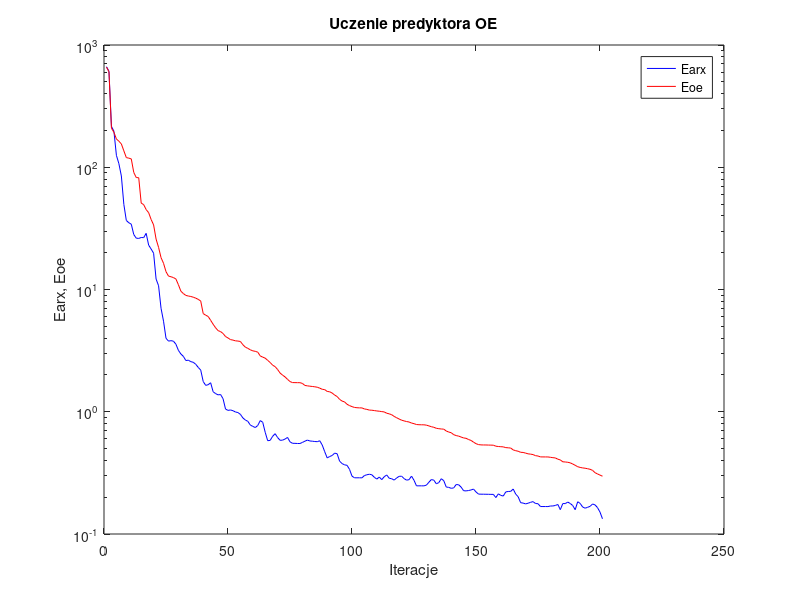
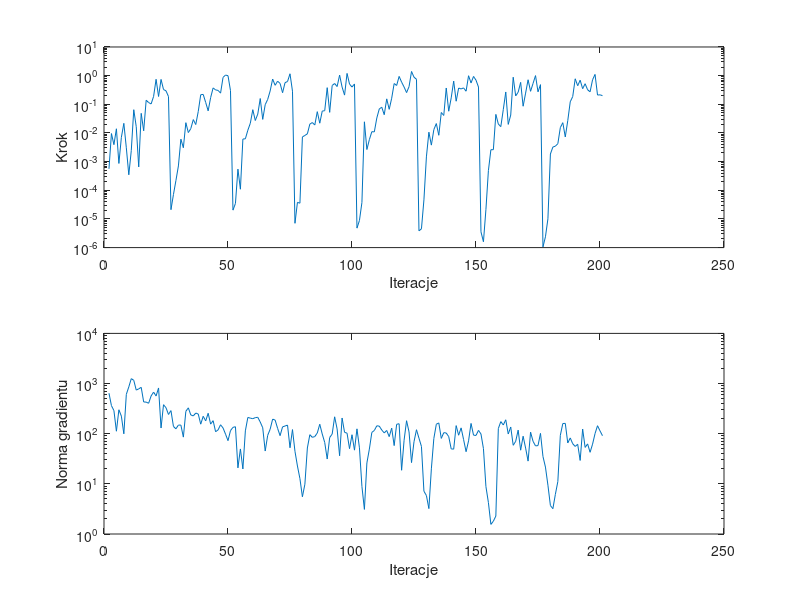

Here is the MATLAB script that generated these plots, in order:
%uczenie predyktora oe
clear all;
n=0; farx(n+1)=6.646923e+002; foe(n+1)=6.595736e+002; wspucz(n+1)=0.000000e+000; ng(n+1)=0.000000e+000;
%odnowa zmiennej metryki
n=1; farx(n+1)=6.096478e+002; foe(n+1)=6.044582e+002; krok(n+1)=5.604282e-004; ng(n+1)=6.414915e+002;
n=2; farx(n+1)=2.159175e+002; foe(n+1)=2.088989e+002; krok(n+1)=9.533414e-003; ng(n+1)=3.625826e+002;
n=3; farx(n+1)=1.969641e+002; foe(n+1)=1.932077e+002; krok(n+1)=3.904632e-003; ng(n+1)=2.887626e+002;
n=4; farx(n+1)=1.252015e+002; foe(n+1)=1.703665e+002; krok(n+1)=1.399673e-002; ng(n+1)=1.120919e+002;
n=5; farx(n+1)=1.069996e+002; foe(n+1)=1.633135e+002; krok(n+1)=8.631728e-004; ng(n+1)=2.999762e+002;
n=6; farx(n+1)=8.480734e+001; foe(n+1)=1.551385e+002; krok(n+1)=7.032104e-003; ng(n+1)=2.241666e+002;
n=7; farx(n+1)=4.965308e+001; foe(n+1)=1.362626e+002; krok(n+1)=2.165649e-002; ng(n+1)=9.948336e+001;
n=8; farx(n+1)=3.670585e+001; foe(n+1)=1.199571e+002; krok(n+1)=3.040595e-003; ng(n+1)=6.087301e+002;
n=9; farx(n+1)=3.516385e+001; foe(n+1)=1.186865e+002; krok(n+1)=3.473499e-004; ng(n+1)=8.575250e+002;
n=10; farx(n+1)=3.423541e+001; foe(n+1)=1.170589e+002; krok(n+1)=2.437188e-003; ng(n+1)=1.252312e+003;
n=11; farx(n+1)=2.816195e+001; foe(n+1)=9.067707e+001; krok(n+1)=6.477924e-002; ng(n+1)=1.159910e+003;
n=12; farx(n+1)=2.629246e+001; foe(n+1)=8.238834e+001; krok(n+1)=1.654945e-002; ng(n+1)=7.396971e+002;
n=13; farx(n+1)=2.617459e+001; foe(n+1)=8.209399e+001; krok(n+1)=6.541110e-004; ng(n+1)=7.838871e+002;
n=14; farx(n+1)=2.662753e+001; foe(n+1)=5.095572e+001; krok(n+1)=4.836969e-002; ng(n+1)=8.401555e+002;
n=15; farx(n+1)=2.655881e+001; foe(n+1)=4.943474e+001; krok(n+1)=1.189399e-002; ng(n+1)=4.292744e+002;
n=16; farx(n+1)=2.879433e+001; foe(n+1)=4.503924e+001; krok(n+1)=1.383675e-001; ng(n+1)=4.265852e+002;
n=17; farx(n+1)=2.307019e+001; foe(n+1)=4.251725e+001; krok(n+1)=1.150668e-001; ng(n+1)=4.044885e+002;
n=18; farx(n+1)=2.143729e+001; foe(n+1)=3.739207e+001; krok(n+1)=1.028050e-001; ng(n+1)=5.670282e+002;
n=19; farx(n+1)=1.981663e+001; foe(n+1)=3.376633e+001; krok(n+1)=1.892883e-001; ng(n+1)=6.748851e+002;
n=20; farx(n+1)=1.218076e+001; foe(n+1)=2.584084e+001; krok(n+1)=7.461831e-001; ng(n+1)=5.642518e+002;
n=21; farx(n+1)=1.073753e+001; foe(n+1)=2.212780e+001; krok(n+1)=1.872762e-001; ng(n+1)=8.162983e+002;
n=22; farx(n+1)=7.018420e+000; foe(n+1)=1.822461e+001; krok(n+1)=7.382907e-001; ng(n+1)=1.298795e+002;
n=23; farx(n+1)=5.507712e+000; foe(n+1)=1.638477e+001; krok(n+1)=3.276650e-001; ng(n+1)=3.786293e+002;
n=24; farx(n+1)=3.992821e+000; foe(n+1)=1.399296e+001; krok(n+1)=2.951161e-001; ng(n+1)=3.297075e+002;
n=25; farx(n+1)=3.782793e+000; foe(n+1)=1.287682e+001; krok(n+1)=1.865388e-001; ng(n+1)=2.420054e+002;
%odnowa zmiennej metryki
n=26; farx(n+1)=3.814906e+000; foe(n+1)=1.271448e+001; krok(n+1)=2.102242e-005; ng(n+1)=2.886932e+002;
n=27; farx(n+1)=3.779165e+000; foe(n+1)=1.252254e+001; krok(n+1)=7.110078e-005; ng(n+1)=1.395962e+002;
n=28; farx(n+1)=3.566598e+000; foe(n+1)=1.218152e+001; krok(n+1)=2.187783e-004; ng(n+1)=1.252335e+002;
n=29; farx(n+1)=3.180250e+000; foe(n+1)=1.094223e+001; krok(n+1)=7.068943e-004; ng(n+1)=1.487340e+002;
n=30; farx(n+1)=2.967491e+000; foe(n+1)=9.684663e+000; krok(n+1)=6.071802e-003; ng(n+1)=1.483121e+002;
n=31; farx(n+1)=2.838928e+000; foe(n+1)=9.264681e+000; krok(n+1)=3.049962e-003; ng(n+1)=8.548015e+001;
n=32; farx(n+1)=2.625114e+000; foe(n+1)=8.948837e+000; krok(n+1)=2.284436e-002; ng(n+1)=2.792855e+002;
n=33; farx(n+1)=2.640454e+000; foe(n+1)=8.844233e+000; krok(n+1)=1.032555e-002; ng(n+1)=3.277883e+002;
n=34; farx(n+1)=2.570247e+000; foe(n+1)=8.769349e+000; krok(n+1)=1.417782e-002; ng(n+1)=2.364560e+002;
n=35; farx(n+1)=2.537780e+000; foe(n+1)=8.650642e+000; krok(n+1)=2.928765e-002; ng(n+1)=2.264012e+002;
n=36; farx(n+1)=2.444141e+000; foe(n+1)=8.493456e+000; krok(n+1)=1.965861e-002; ng(n+1)=2.578250e+002;
n=37; farx(n+1)=2.305082e+000; foe(n+1)=8.307182e+000; krok(n+1)=5.600725e-002; ng(n+1)=2.469757e+002;
n=38; farx(n+1)=2.191496e+000; foe(n+1)=8.041602e+000; krok(n+1)=2.158836e-001; ng(n+1)=1.548546e+002;
n=39; farx(n+1)=1.767853e+000; foe(n+1)=6.355475e+000; krok(n+1)=2.214588e-001; ng(n+1)=2.227040e+002;
n=40; farx(n+1)=1.644037e+000; foe(n+1)=6.164742e+000; krok(n+1)=1.160291e-001; ng(n+1)=1.801745e+002;
n=41; farx(n+1)=1.664137e+000; foe(n+1)=6.017681e+000; krok(n+1)=5.908701e-002; ng(n+1)=2.555327e+002;
n=42; farx(n+1)=1.726895e+000; foe(n+1)=5.596871e+000; krok(n+1)=1.717868e-001; ng(n+1)=1.551947e+002;
n=43; farx(n+1)=1.457953e+000; foe(n+1)=5.198861e+000; krok(n+1)=3.730916e-001; ng(n+1)=1.819494e+002;
n=44; farx(n+1)=1.407839e+000; foe(n+1)=4.862812e+000; krok(n+1)=3.177166e-001; ng(n+1)=1.093925e+002;
n=45; farx(n+1)=1.374090e+000; foe(n+1)=4.608768e+000; krok(n+1)=3.054682e-001; ng(n+1)=1.192029e+002;
n=46; farx(n+1)=1.383417e+000; foe(n+1)=4.526088e+000; krok(n+1)=2.454949e-001; ng(n+1)=1.507412e+002;
n=47; farx(n+1)=1.279526e+000; foe(n+1)=4.366292e+000; krok(n+1)=8.704303e-001; ng(n+1)=1.301876e+002;
n=48; farx(n+1)=1.052203e+000; foe(n+1)=4.125477e+000; krok(n+1)=1.046368e+000; ng(n+1)=9.800531e+001;
n=49; farx(n+1)=1.026181e+000; foe(n+1)=4.014057e+000; krok(n+1)=9.959478e-001; ng(n+1)=7.264867e+001;
n=50; farx(n+1)=1.034289e+000; foe(n+1)=3.890670e+000; krok(n+1)=3.020544e-001; ng(n+1)=1.152619e+002;
%odnowa zmiennej metryki
n=51; farx(n+1)=1.020047e+000; foe(n+1)=3.856598e+000; krok(n+1)=2.027520e-005; ng(n+1)=1.337350e+002;
n=52; farx(n+1)=9.958209e-001; foe(n+1)=3.803788e+000; krok(n+1)=3.473178e-005; ng(n+1)=1.376915e+002;
n=53; farx(n+1)=9.850676e-001; foe(n+1)=3.786404e+000; krok(n+1)=5.469456e-004; ng(n+1)=2.082028e+001;
n=54; farx(n+1)=9.522493e-001; foe(n+1)=3.756579e+000; krok(n+1)=1.089132e-004; ng(n+1)=4.966995e+001;
n=55; farx(n+1)=8.903587e-001; foe(n+1)=3.535303e+000; krok(n+1)=6.130766e-003; ng(n+1)=1.983611e+001;
n=56; farx(n+1)=8.558844e-001; foe(n+1)=3.376060e+000; krok(n+1)=6.256921e-003; ng(n+1)=1.139365e+002;
n=57; farx(n+1)=8.345902e-001; foe(n+1)=3.300012e+000; krok(n+1)=1.245435e-002; ng(n+1)=2.108042e+002;
n=58; farx(n+1)=7.784699e-001; foe(n+1)=3.211539e+000; krok(n+1)=2.183177e-002; ng(n+1)=2.043583e+002;
n=59; farx(n+1)=7.591930e-001; foe(n+1)=3.150018e+000; krok(n+1)=6.486639e-002; ng(n+1)=1.991010e+002;
n=60; farx(n+1)=7.428706e-001; foe(n+1)=3.120362e+000; krok(n+1)=2.721013e-002; ng(n+1)=2.090279e+002;
n=61; farx(n+1)=7.717703e-001; foe(n+1)=3.071409e+000; krok(n+1)=4.545636e-002; ng(n+1)=2.124334e+002;
n=62; farx(n+1)=8.467295e-001; foe(n+1)=2.863007e+000; krok(n+1)=1.591991e-001; ng(n+1)=1.708034e+002;
n=63; farx(n+1)=8.201896e-001; foe(n+1)=2.796575e+000; krok(n+1)=2.977118e-002; ng(n+1)=1.312224e+002;
n=64; farx(n+1)=6.790469e-001; foe(n+1)=2.745652e+000; krok(n+1)=9.704432e-002; ng(n+1)=4.514260e+001;
n=65; farx(n+1)=5.796325e-001; foe(n+1)=2.632551e+000; krok(n+1)=1.481341e-001; ng(n+1)=9.267972e+001;
n=66; farx(n+1)=5.834629e-001; foe(n+1)=2.529431e+000; krok(n+1)=2.930544e-001; ng(n+1)=1.230673e+002;
n=67; farx(n+1)=6.297090e-001; foe(n+1)=2.404073e+000; krok(n+1)=7.612154e-001; ng(n+1)=1.951242e+002;
n=68; farx(n+1)=6.617999e-001; foe(n+1)=2.339016e+000; krok(n+1)=4.602631e-001; ng(n+1)=1.868272e+002;
n=69; farx(n+1)=6.153165e-001; foe(n+1)=2.216101e+000; krok(n+1)=6.400584e-001; ng(n+1)=1.278074e+002;
n=70; farx(n+1)=5.840467e-001; foe(n+1)=2.073845e+000; krok(n+1)=5.355876e-001; ng(n+1)=9.140547e+001;
n=71; farx(n+1)=5.857965e-001; foe(n+1)=1.992926e+000; krok(n+1)=2.538306e-001; ng(n+1)=1.368615e+002;
n=72; farx(n+1)=5.980470e-001; foe(n+1)=1.928345e+000; krok(n+1)=5.695627e-001; ng(n+1)=1.423800e+002;
n=73; farx(n+1)=6.165503e-001; foe(n+1)=1.841693e+000; krok(n+1)=6.236201e-001; ng(n+1)=1.482031e+002;
n=74; farx(n+1)=5.677507e-001; foe(n+1)=1.765970e+000; krok(n+1)=1.162023e+000; ng(n+1)=5.241045e+001;
n=75; farx(n+1)=5.518685e-001; foe(n+1)=1.732648e+000; krok(n+1)=2.868245e-001; ng(n+1)=1.208524e+002;
%odnowa zmiennej metryki
n=76; farx(n+1)=5.516242e-001; foe(n+1)=1.730996e+000; krok(n+1)=7.048309e-006; ng(n+1)=4.457103e+001;
n=77; farx(n+1)=5.501081e-001; foe(n+1)=1.729421e+000; krok(n+1)=3.791849e-005; ng(n+1)=2.267902e+001;
n=78; farx(n+1)=5.498491e-001; foe(n+1)=1.729004e+000; krok(n+1)=3.542617e-005; ng(n+1)=1.271664e+001;
n=79; farx(n+1)=5.609934e-001; foe(n+1)=1.705473e+000; krok(n+1)=7.251821e-003; ng(n+1)=5.525184e+000;
n=80; farx(n+1)=5.742840e-001; foe(n+1)=1.641465e+000; krok(n+1)=8.202462e-003; ng(n+1)=9.828986e+000;
n=81; farx(n+1)=5.863844e-001; foe(n+1)=1.629161e+000; krok(n+1)=9.307204e-003; ng(n+1)=5.192309e+001;
n=82; farx(n+1)=5.767464e-001; foe(n+1)=1.618553e+000; krok(n+1)=2.038894e-002; ng(n+1)=9.560390e+001;
n=83; farx(n+1)=5.743110e-001; foe(n+1)=1.609916e+000; krok(n+1)=2.307159e-002; ng(n+1)=8.455345e+001;
n=84; farx(n+1)=5.708416e-001; foe(n+1)=1.600056e+000; krok(n+1)=1.896911e-002; ng(n+1)=8.774108e+001;
n=85; farx(n+1)=5.692739e-001; foe(n+1)=1.587136e+000; krok(n+1)=5.536470e-002; ng(n+1)=1.032153e+002;
n=86; farx(n+1)=5.790995e-001; foe(n+1)=1.559421e+000; krok(n+1)=2.191235e-002; ng(n+1)=1.543272e+002;
n=87; farx(n+1)=5.341127e-001; foe(n+1)=1.526686e+000; krok(n+1)=5.801457e-002; ng(n+1)=9.859800e+001;
n=88; farx(n+1)=4.709617e-001; foe(n+1)=1.516617e+000; krok(n+1)=5.985461e-002; ng(n+1)=6.671201e+001;
n=89; farx(n+1)=4.190631e-001; foe(n+1)=1.466553e+000; krok(n+1)=3.805404e-001; ng(n+1)=3.125867e+001;
n=90; farx(n+1)=4.303857e-001; foe(n+1)=1.456451e+000; krok(n+1)=5.235740e-002; ng(n+1)=8.407506e+001;
n=91; farx(n+1)=4.387661e-001; foe(n+1)=1.422939e+000; krok(n+1)=4.543926e-001; ng(n+1)=9.819126e+001;
n=92; farx(n+1)=4.584422e-001; foe(n+1)=1.369112e+000; krok(n+1)=5.312625e-001; ng(n+1)=2.172084e+002;
n=93; farx(n+1)=4.537171e-001; foe(n+1)=1.332674e+000; krok(n+1)=4.164005e-001; ng(n+1)=1.240997e+002;
n=94; farx(n+1)=3.943371e-001; foe(n+1)=1.262671e+000; krok(n+1)=1.043878e+000; ng(n+1)=3.632457e+001;
n=95; farx(n+1)=3.767939e-001; foe(n+1)=1.223124e+000; krok(n+1)=4.004429e-001; ng(n+1)=2.054956e+002;
n=96; farx(n+1)=3.678513e-001; foe(n+1)=1.203945e+000; krok(n+1)=2.094296e-001; ng(n+1)=1.064636e+002;
n=97; farx(n+1)=3.647102e-001; foe(n+1)=1.150807e+000; krok(n+1)=1.196104e+000; ng(n+1)=1.025594e+002;
n=98; farx(n+1)=3.379591e-001; foe(n+1)=1.123123e+000; krok(n+1)=5.076613e-001; ng(n+1)=5.029878e+001;
n=99; farx(n+1)=2.974773e-001; foe(n+1)=1.101503e+000; krok(n+1)=4.004429e-001; ng(n+1)=9.532150e+001;
n=100; farx(n+1)=2.883080e-001; foe(n+1)=1.084619e+000; krok(n+1)=5.122170e-001; ng(n+1)=4.699281e+001;
%odnowa zmiennej metryki
n=101; farx(n+1)=2.881907e-001; foe(n+1)=1.078652e+000; krok(n+1)=4.774533e-006; ng(n+1)=1.249588e+002;
n=102; farx(n+1)=2.883020e-001; foe(n+1)=1.075780e+000; krok(n+1)=8.838430e-006; ng(n+1)=5.230306e+001;
n=103; farx(n+1)=2.879602e-001; foe(n+1)=1.075488e+000; krok(n+1)=3.755363e-005; ng(n+1)=8.882510e+000;
n=104; farx(n+1)=3.007246e-001; foe(n+1)=1.054350e+000; krok(n+1)=2.452306e-002; ng(n+1)=3.094875e+000;
n=105; farx(n+1)=3.052593e-001; foe(n+1)=1.045713e+000; krok(n+1)=2.641497e-003; ng(n+1)=2.610206e+001;
n=106; farx(n+1)=3.081451e-001; foe(n+1)=1.031775e+000; krok(n+1)=5.852382e-003; ng(n+1)=4.934379e+001;
n=107; farx(n+1)=3.052836e-001; foe(n+1)=1.029294e+000; krok(n+1)=1.109636e-002; ng(n+1)=1.063092e+002;
n=108; farx(n+1)=2.911006e-001; foe(n+1)=1.022484e+000; krok(n+1)=1.089156e-002; ng(n+1)=1.158710e+002;
n=109; farx(n+1)=2.812635e-001; foe(n+1)=1.015227e+000; krok(n+1)=3.320390e-002; ng(n+1)=1.437418e+002;
n=110; farx(n+1)=2.923647e-001; foe(n+1)=1.010119e+000; krok(n+1)=6.900644e-002; ng(n+1)=1.414698e+002;
n=111; farx(n+1)=2.784338e-001; foe(n+1)=1.002672e+000; krok(n+1)=7.897489e-002; ng(n+1)=1.183926e+002;
n=112; farx(n+1)=2.942231e-001; foe(n+1)=9.968007e-001; krok(n+1)=4.331299e-002; ng(n+1)=1.035783e+002;
n=113; farx(n+1)=3.041600e-001; foe(n+1)=9.722089e-001; krok(n+1)=1.548452e-001; ng(n+1)=1.160445e+002;
n=114; farx(n+1)=2.858197e-001; foe(n+1)=9.617999e-001; krok(n+1)=6.677458e-002; ng(n+1)=8.747229e+001;
n=115; farx(n+1)=2.832091e-001; foe(n+1)=9.454167e-001; krok(n+1)=1.630613e-001; ng(n+1)=1.291580e+002;
n=116; farx(n+1)=2.760092e-001; foe(n+1)=9.161974e-001; krok(n+1)=5.312625e-001; ng(n+1)=5.792239e+001;
n=117; farx(n+1)=2.873072e-001; foe(n+1)=8.934013e-001; krok(n+1)=4.536903e-001; ng(n+1)=1.539835e+002;
n=118; farx(n+1)=2.962658e-001; foe(n+1)=8.724448e-001; krok(n+1)=9.413399e-001; ng(n+1)=1.579462e+002;
n=119; farx(n+1)=2.970750e-001; foe(n+1)=8.529362e-001; krok(n+1)=5.945315e-001; ng(n+1)=1.867044e+001;
n=120; farx(n+1)=2.840492e-001; foe(n+1)=8.418855e-001; krok(n+1)=4.014974e-001; ng(n+1)=7.390095e+001;
n=121; farx(n+1)=2.758040e-001; foe(n+1)=8.316356e-001; krok(n+1)=2.561578e-001; ng(n+1)=1.815420e+002;
n=122; farx(n+1)=2.781993e-001; foe(n+1)=8.245708e-001; krok(n+1)=4.128102e-001; ng(n+1)=1.084736e+002;
n=123; farx(n+1)=2.976166e-001; foe(n+1)=8.086023e-001; krok(n+1)=1.397233e+000; ng(n+1)=2.652866e+001;
n=124; farx(n+1)=2.751936e-001; foe(n+1)=7.989718e-001; krok(n+1)=8.823184e-001; ng(n+1)=6.926588e+001;
n=125; farx(n+1)=2.477236e-001; foe(n+1)=7.862822e-001; krok(n+1)=7.479975e-001; ng(n+1)=1.200712e+002;
%odnowa zmiennej metryki
n=126; farx(n+1)=2.477537e-001; foe(n+1)=7.833535e-001; krok(n+1)=3.849289e-006; ng(n+1)=8.135234e+001;
n=127; farx(n+1)=2.477976e-001; foe(n+1)=7.821792e-001; krok(n+1)=4.512161e-006; ng(n+1)=5.570823e+001;
n=128; farx(n+1)=2.475949e-001; foe(n+1)=7.819703e-001; krok(n+1)=4.628735e-005; ng(n+1)=7.118441e+000;
n=129; farx(n+1)=2.510585e-001; foe(n+1)=7.768989e-001; krok(n+1)=1.462193e-003; ng(n+1)=5.859319e+000;
n=130; farx(n+1)=2.650553e-001; foe(n+1)=7.660319e-001; krok(n+1)=1.064021e-002; ng(n+1)=3.209798e+000;
n=131; farx(n+1)=2.789533e-001; foe(n+1)=7.545792e-001; krok(n+1)=3.765398e-003; ng(n+1)=1.993173e+001;
n=132; farx(n+1)=2.755439e-001; foe(n+1)=7.461437e-001; krok(n+1)=1.308616e-002; ng(n+1)=8.042831e+001;
n=133; farx(n+1)=2.574728e-001; foe(n+1)=7.324804e-001; krok(n+1)=2.128042e-002; ng(n+1)=1.544428e+002;
n=134; farx(n+1)=2.633154e-001; foe(n+1)=7.269629e-001; krok(n+1)=8.307419e-003; ng(n+1)=1.640626e+002;
n=135; farx(n+1)=2.832722e-001; foe(n+1)=7.228456e-001; krok(n+1)=5.184392e-002; ng(n+1)=8.057638e+001;
n=136; farx(n+1)=2.730504e-001; foe(n+1)=7.205955e-001; krok(n+1)=4.076532e-002; ng(n+1)=1.048700e+002;
n=137; farx(n+1)=2.421150e-001; foe(n+1)=6.959871e-001; krok(n+1)=3.706964e-001; ng(n+1)=1.032337e+002;
n=138; farx(n+1)=2.407941e-001; foe(n+1)=6.824346e-001; krok(n+1)=5.737813e-002; ng(n+1)=8.737543e+001;
n=139; farx(n+1)=2.364813e-001; foe(n+1)=6.739166e-001; krok(n+1)=1.677326e-001; ng(n+1)=4.977890e+001;
n=140; farx(n+1)=2.382218e-001; foe(n+1)=6.494993e-001; krok(n+1)=6.449478e-001; ng(n+1)=4.920759e+001;
n=141; farx(n+1)=2.538952e-001; foe(n+1)=6.386475e-001; krok(n+1)=1.281531e-001; ng(n+1)=1.449181e+002;
n=142; farx(n+1)=2.528947e-001; foe(n+1)=6.318187e-001; krok(n+1)=3.691454e-001; ng(n+1)=9.319799e+001;
n=143; farx(n+1)=2.417565e-001; foe(n+1)=6.210706e-001; krok(n+1)=3.435737e-001; ng(n+1)=1.307189e+002;
n=144; farx(n+1)=2.260757e-001; foe(n+1)=6.106819e-001; krok(n+1)=3.735325e-001; ng(n+1)=7.613830e+001;
n=145; farx(n+1)=2.251555e-001; foe(n+1)=6.064155e-001; krok(n+1)=2.862909e-001; ng(n+1)=4.378013e+001;
n=146; farx(n+1)=2.268612e-001; foe(n+1)=5.927134e-001; krok(n+1)=9.934522e-001; ng(n+1)=7.203609e+001;
n=147; farx(n+1)=2.292147e-001; foe(n+1)=5.826743e-001; krok(n+1)=5.558523e-001; ng(n+1)=1.602488e+002;
n=148; farx(n+1)=2.330096e-001; foe(n+1)=5.641599e-001; krok(n+1)=9.372047e-001; ng(n+1)=9.357937e+001;
n=149; farx(n+1)=2.209739e-001; foe(n+1)=5.482191e-001; krok(n+1)=6.954939e-001; ng(n+1)=9.221531e+001;
n=150; farx(n+1)=2.120782e-001; foe(n+1)=5.388501e-001; krok(n+1)=4.004429e-001; ng(n+1)=1.164782e+002;
%odnowa zmiennej metryki
n=151; farx(n+1)=2.116934e-001; foe(n+1)=5.356384e-001; krok(n+1)=3.557081e-006; ng(n+1)=9.895518e+001;
n=152; farx(n+1)=2.116048e-001; foe(n+1)=5.350138e-001; krok(n+1)=1.599945e-006; ng(n+1)=5.046118e+001;
n=153; farx(n+1)=2.114161e-001; foe(n+1)=5.348450e-001; krok(n+1)=2.142725e-005; ng(n+1)=8.836633e+000;
n=154; farx(n+1)=2.112582e-001; foe(n+1)=5.339675e-001; krok(n+1)=4.863026e-004; ng(n+1)=4.242635e+000;
n=155; farx(n+1)=2.109219e-001; foe(n+1)=5.334091e-001; krok(n+1)=2.600344e-003; ng(n+1)=1.555048e+000;
n=156; farx(n+1)=2.109690e-001; foe(n+1)=5.325863e-001; krok(n+1)=2.607264e-003; ng(n+1)=1.800658e+000;
n=157; farx(n+1)=1.985598e-001; foe(n+1)=5.227426e-001; krok(n+1)=4.446078e-002; ng(n+1)=2.280968e+000;
n=158; farx(n+1)=2.130585e-001; foe(n+1)=5.197193e-001; krok(n+1)=2.055621e-002; ng(n+1)=1.264982e+002;
n=159; farx(n+1)=2.069925e-001; foe(n+1)=5.177532e-001; krok(n+1)=1.660195e-002; ng(n+1)=1.741886e+002;
n=160; farx(n+1)=2.044755e-001; foe(n+1)=5.161375e-001; krok(n+1)=6.528949e-002; ng(n+1)=1.491429e+002;
n=161; farx(n+1)=2.209128e-001; foe(n+1)=5.090037e-001; krok(n+1)=2.693058e-001; ng(n+1)=1.893390e+002;
n=162; farx(n+1)=2.228407e-001; foe(n+1)=5.070888e-001; krok(n+1)=1.989989e-002; ng(n+1)=9.869752e+001;
n=163; farx(n+1)=2.232389e-001; foe(n+1)=5.048417e-001; krok(n+1)=4.215364e-002; ng(n+1)=1.359411e+002;
n=164; farx(n+1)=2.333826e-001; foe(n+1)=4.874012e-001; krok(n+1)=8.812124e-001; ng(n+1)=5.875320e+001;
n=165; farx(n+1)=2.122315e-001; foe(n+1)=4.804163e-001; krok(n+1)=1.961845e-001; ng(n+1)=7.053030e+001;
n=166; farx(n+1)=2.016074e-001; foe(n+1)=4.752091e-001; krok(n+1)=2.640676e-001; ng(n+1)=1.179523e+002;
n=167; farx(n+1)=1.803283e-001; foe(n+1)=4.659083e-001; krok(n+1)=5.821767e-001; ng(n+1)=4.689494e+001;
n=168; farx(n+1)=1.790650e-001; foe(n+1)=4.647658e-001; krok(n+1)=8.571529e-002; ng(n+1)=8.913851e+001;
n=169; farx(n+1)=1.763392e-001; foe(n+1)=4.588060e-001; krok(n+1)=2.457675e-001; ng(n+1)=5.169719e+001;
n=170; farx(n+1)=1.785728e-001; foe(n+1)=4.527327e-001; krok(n+1)=7.178655e-001; ng(n+1)=2.840706e+001;
n=171; farx(n+1)=1.815677e-001; foe(n+1)=4.500881e-001; krok(n+1)=2.840119e-001; ng(n+1)=1.074844e+002;
n=172; farx(n+1)=1.840469e-001; foe(n+1)=4.463546e-001; krok(n+1)=5.352190e-001; ng(n+1)=7.056189e+001;
n=173; farx(n+1)=1.775740e-001; foe(n+1)=4.373465e-001; krok(n+1)=1.002885e+000; ng(n+1)=5.711641e+001;
n=174; farx(n+1)=1.769208e-001; foe(n+1)=4.344268e-001; krok(n+1)=2.725909e-001; ng(n+1)=5.791996e+001;
n=175; farx(n+1)=1.677505e-001; foe(n+1)=4.273612e-001; krok(n+1)=4.854776e-001; ng(n+1)=1.015237e+002;
%odnowa zmiennej metryki
n=176; farx(n+1)=1.677433e-001; foe(n+1)=4.271048e-001; krok(n+1)=1.055732e-006; ng(n+1)=3.511476e+001;
n=177; farx(n+1)=1.677404e-001; foe(n+1)=4.269651e-001; krok(n+1)=2.382907e-006; ng(n+1)=2.160565e+001;
n=178; farx(n+1)=1.676358e-001; foe(n+1)=4.268662e-001; krok(n+1)=1.013046e-005; ng(n+1)=9.403632e+000;
n=179; farx(n+1)=1.694052e-001; foe(n+1)=4.240932e-001; krok(n+1)=1.841613e-003; ng(n+1)=3.697540e+000;
n=180; farx(n+1)=1.695891e-001; foe(n+1)=4.211070e-001; krok(n+1)=3.225080e-003; ng(n+1)=3.196003e+000;
n=181; farx(n+1)=1.712064e-001; foe(n+1)=4.189430e-001; krok(n+1)=3.460440e-003; ng(n+1)=6.167251e+000;
n=182; farx(n+1)=1.744576e-001; foe(n+1)=4.092117e-001; krok(n+1)=4.221744e-003; ng(n+1)=1.114116e+001;
n=183; farx(n+1)=1.581665e-001; foe(n+1)=4.036414e-001; krok(n+1)=1.534343e-002; ng(n+1)=9.275901e+001;
n=184; farx(n+1)=1.773806e-001; foe(n+1)=3.896163e-001; krok(n+1)=2.284436e-002; ng(n+1)=1.593485e+002;
n=185; farx(n+1)=1.773303e-001; foe(n+1)=3.883289e-001; krok(n+1)=7.251821e-003; ng(n+1)=1.607105e+002;
n=186; farx(n+1)=1.824697e-001; foe(n+1)=3.860318e-001; krok(n+1)=2.691279e-002; ng(n+1)=6.534942e+001;
n=187; farx(n+1)=1.776820e-001; foe(n+1)=3.820435e-001; krok(n+1)=1.221144e-001; ng(n+1)=8.242939e+001;
n=188; farx(n+1)=1.709549e-001; foe(n+1)=3.736922e-001; krok(n+1)=1.865458e-001; ng(n+1)=6.299214e+001;
n=189; farx(n+1)=1.580405e-001; foe(n+1)=3.647452e-001; krok(n+1)=7.771907e-001; ng(n+1)=5.574239e+001;
n=190; farx(n+1)=1.835326e-001; foe(n+1)=3.552937e-001; krok(n+1)=4.448787e-001; ng(n+1)=6.151547e+001;
n=191; farx(n+1)=1.779816e-001; foe(n+1)=3.504397e-001; krok(n+1)=6.930078e-001; ng(n+1)=2.930129e+001;
n=192; farx(n+1)=1.662456e-001; foe(n+1)=3.472487e-001; krok(n+1)=3.505976e-001; ng(n+1)=1.238824e+002;
n=193; farx(n+1)=1.626221e-001; foe(n+1)=3.451739e-001; krok(n+1)=5.226535e-001; ng(n+1)=5.329188e+001;
n=194; farx(n+1)=1.652743e-001; foe(n+1)=3.420305e-001; krok(n+1)=3.214125e-001; ng(n+1)=6.260191e+001;
n=195; farx(n+1)=1.684523e-001; foe(n+1)=3.383111e-001; krok(n+1)=2.730638e-001; ng(n+1)=4.257876e+001;
n=196; farx(n+1)=1.759165e-001; foe(n+1)=3.315227e-001; krok(n+1)=7.178738e-001; ng(n+1)=6.186142e+001;
n=197; farx(n+1)=1.730619e-001; foe(n+1)=3.173868e-001; krok(n+1)=1.103953e+000; ng(n+1)=1.006655e+002;
n=198; farx(n+1)=1.643388e-001; foe(n+1)=3.098801e-001; krok(n+1)=2.103304e-001; ng(n+1)=1.442851e+002;
n=199; farx(n+1)=1.510123e-001; foe(n+1)=3.032344e-001; krok(n+1)=2.143812e-001; ng(n+1)=1.140448e+002;
n=200; farx(n+1)=1.332033e-001; foe(n+1)=2.970912e-001; krok(n+1)=2.001561e-001; ng(n+1)=9.123996e+001;

figure; semilogy(farx,'b'); hold on; semilogy(foe,'r'); xlabel('Iteracje'); ylabel('Earx, Eoe'); legend('Earx','Eoe'); title('Uczenie predyktora OE');
figure; subplot(2,1,1); semilogy(krok); xlabel('Iteracje'); ylabel('Krok');
subplot(2,1,2); semilogy(ng); xlabel('Iteracje'); ylabel('Norma gradientu');
Earx=farx(n+1)
Eoe=foe(n+1)
